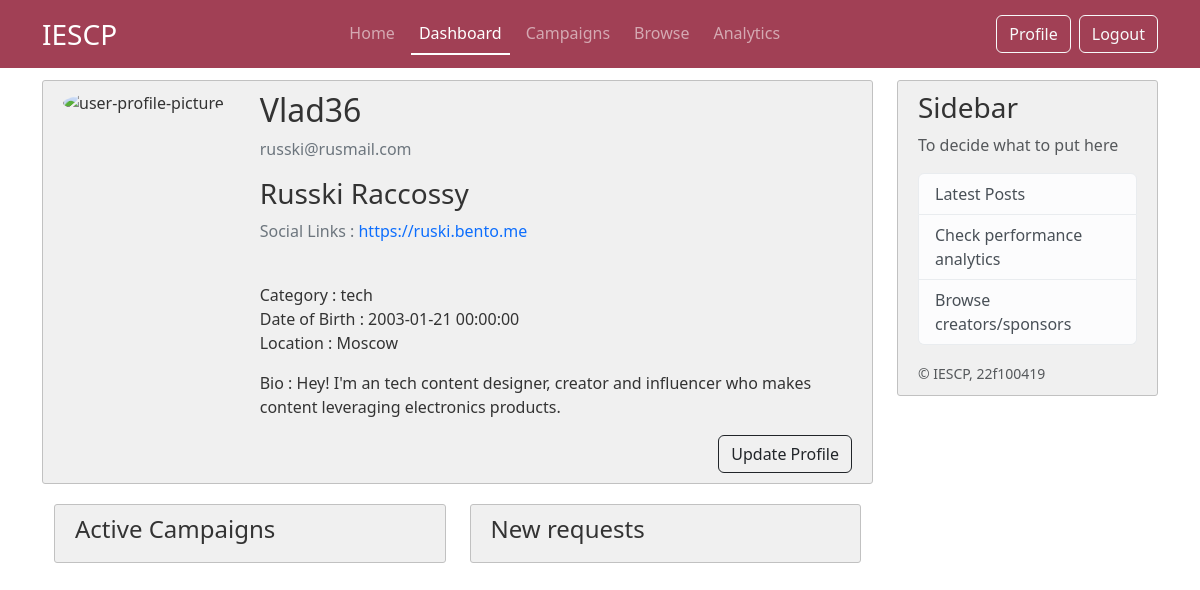
Page /dashboard (signed in) on the earlier database version.
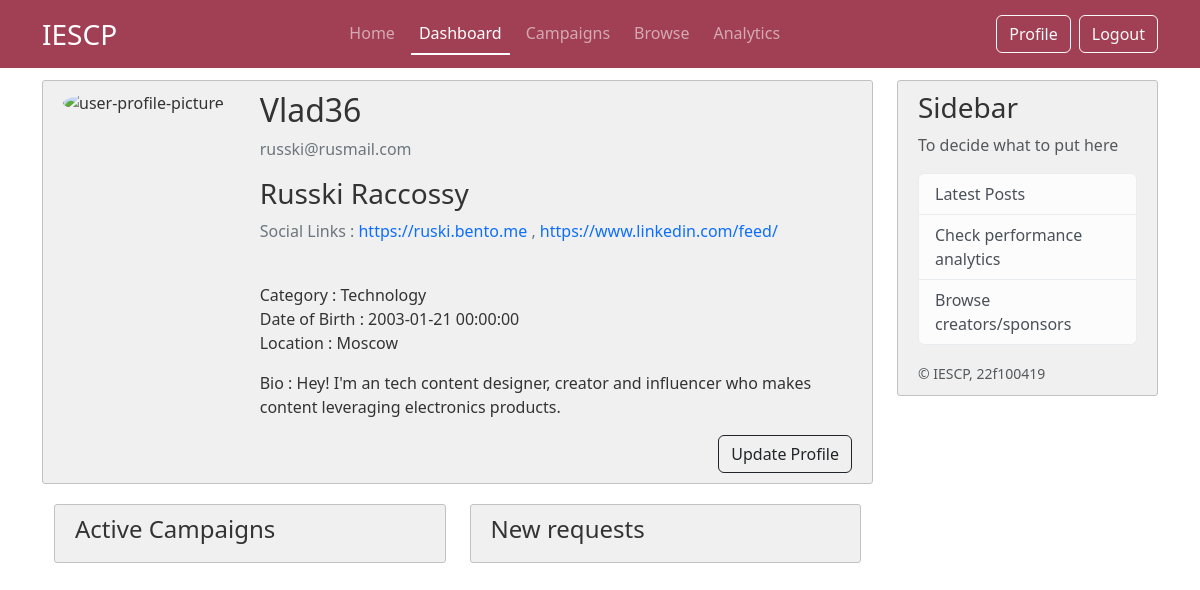
Same page on the later database version.
### iescp/models.py (models this page shows, shortened)
class CommonUser(db.Model,UserMixin):
     __tablename__ = 'commonuser'
     id = db.Column(db.Integer, primary_key=True)
     role = db.Column(db.String(25), nullable=False) # sponsor or creator
     username = db.Column(db.String(16), unique=True, nullable =False)
     password = db.Column(db.String(60), nullable =False)
     email = db.Column(db.String(50), unique=True, nullable =False)
     firstname = db.Column(db.String(50), nullable=False)
     lastname = db.Column(db.String(50), nullable=False)
     profile_pic = db.Column(db.String(16), nullable =False, default='default.jpg')
     status = db.Column(db.String(12), nullable= False, default='Public') #public or private profile for browse page
     flag = db.Column(db.String(5), nullable=False, default='No') # flag for admin
     phone_no = db.Column(db.String(16), nullable = False)

class Creator(db.Model, UserMixin):
     __tablename__ = 'creator'
     id = db.Column(db.Integer, primary_key=True)
     common_id = db.Column(db.Integer, db.ForeignKey('commonuser.id'), nullable = False)
     social_link_1 = db.Column(db.String(120), nullable=False)
     social_link_2 = db.Column(db.String(120))
     social_link_3 = db.Column(db.String(120))
     category = db.Column(db.String(50), nullable= False)
     location= db.Column(db.String(100), nullable= False)
     dob = db.Column(db.DateTime, nullable=False)
     bio = db.Column(db.Text, nullable= False)

### iescp/routes.py (the view)
@app.route("/dashboard")
@login_required
def dashboard():
     image_file = url_for('static',filename='images/profile_pics/'+current_user.profile_pic)
     if current_user.role == "Sponsor":
          sponsor_data = Sponsor.query.filter_by(common_id=current_user.id).first()
          return render_template("sponsor/01_sponsor_dashboard.html", title= "Dashboard", sponsor_data = sponsor_data, image_file=image_file)
     elif current_user.role == "Creator":
          creator_data = Creator.query.filter_by(common_id=current_user.id).first()
          return render_template("creator/01_creator_dashboard.html", title= "Dashboard", creator_data=creator_data, image_file=image_file)
     else:
          return redirect(url_for('home'))

### iescp/models.py (called while the page is built)
@login_manager.user_loader
def load_user(user_id):
     return CommonUser.query.get(int(user_id))

### iescp/templates/creator/01_creator_dashboard.html (shortened to what this page needs)
{% extends "layout.html" %}
{% block content %}
    <div class="content-section">
        <div class="d-flex">
            <div class="flex-shrink-0">
                <img src="{{ image_file }}" alt="user-profile-picture" class="rounded-circle account-img">
            </div>
            <div class="flex-grow-1 ms-3">
                <h2 class="account-name"> {{current_user.username}}</h2>
                <p class="text-secondary">{{ current_user.email  }}</p>
                <p class="h3">{{ current_user.firstname }} {{ current_user.lastname }}</p>
                <p class="text-secondary"> Social Links :
                    {% if creator_data %}
                        {% if creator_data.social_link_1 %}
                            <a href="{{ creator_data.social_link_1 }}" target="_blank"> {{ creator_data.social_link_1 }}</a>
                        {% endif %}
                        {% if creator_data.social_link_2 %}
                            , <a href="{{ creator_data.social_link_2 }}" target="_blank"> {{ creator_data.social_link_2 }}</a>
                        {% endif %}
                    {% endif %}
                </p>
                <p class="article-content">
                    <span> Category : {{ creator_data.category }} </span>
                    <span> Date of Birth : {{ creator_data.dob }} </span>
                    <span> Location : {{ creator_data.location}} </span>
                </p>
                <p class="article-content">Bio : {{ creator_data.bio }}</p>
            </div>
        </div>
        <div class="text-end">
            <a class="btn btn-outline-dark" href="{{url_for('creator_profile')}}">Update Profile</a>
        </div>
    </div>
    <div class="container">
    <div class="row ">
        <div class="col-md-6">
            <div class="content-section">
                <h2 class="fs-4"> Active Campaigns</h2>
            </div>
        </div>
        <div class="col-md-6">
            <div class="content-section">
                <h2 class="fs-4"> New requests </h2>
            </div>
        </div>
    </div>
    </div>
{% endblock content %}

### iescp/templates/layout.html (shortened to what this page needs)
<!DOCTYPE html>
<html>
    <head>
        <link href="https://cdn.jsdelivr.net/npm/bootstrap@5.3.3/dist/css/bootstrap.min.css" rel="stylesheet">
        <link rel="stylesheet" type="text/css" href="{{ url_for('static', filename='css/layout.css') }}">
    </head>
    <body>
        <header class="site-header">
            <nav class="navbar navbar-expand-md fixed-top" data-bs-theme="dark">
                <div class="container">
                    <a class="navbar-brand fs-3" href="#" >IESCP</a>
                    <div class="collapse navbar-collapse" id="navbarSupportedContent">
                        <ul class="navbar-nav nav-underline ms-auto mb-2 mb-lg-0 gap-2">
                            <li class="nav-item">
                                <a class="nav-link {{ 'active' if request.endpoint == 'home' }}" aria-current="page" href="{{ url_for('home') }}"> Home </a>
                            </li>
                            <li class="nav-item">
                                <a class="nav-link {{ 'active' if request.endpoint == 'dashboard' }}" href="{{ url_for('dashboard') }}"> Dashboard </a>
                            </li>
                            <li class="nav-item">
                                <a class="nav-link {{ 'active' if request.endpoint == 'campaign' }}" href="{{ url_for('campaign') }}"> Campaigns </a>
                            </li>
                            <li class="nav-item">
                                <a class="nav-link {{ 'active' if request.endpoint == 'browse' }}" href="{{ url_for('browse') }}"> Browse </a>
                            </li>
                            <li class="nav-item">
                                <a class="nav-link" href="#"> Analytics </a>
                            </li>
                        </ul>
                        <ul class="navbar-nav ms-auto mb-2 mb-lg-0 gap-2">
                            <li class="nav-item">
                                {% if current_user.role=='Creator' %}
                                    <a class="btn btn-outline-light" href="{{url_for('creator_profile')}}"> Profile </a>
                                {% endif %}
                            </li>
                            <li class="nav-item">
                                <a class="btn btn-outline-light" href="{{ url_for('logout') }}"> Logout </a>
                            </li>
                        </ul>
                    </div>
            </nav>
        </header>
        <main role="main" class="container">
            <div class="row">
                <div class="col-md-9">
                    {% block content %} {% endblock %}
                </div>
                <div class="col-md-3">
                    <div class="content-section sticky-top">
                        <h3> Sidebar </h3>
                        <p class='text-muted'> To decide what to put here
                        <ul class="list-group">
                            <li class="list-group-item list-group-item-light">Latest Posts</li>
                            <li class="list-group-item list-group-item-light"> Check performance analytics </li>
                            <li class="list-group-item list-group-item-light"> Browse creators/sponsors </li>
                        </ul>
                        </p>
                        <small class="text-muted">&copy; IESCP, 22f100419</small>
                    </div>
                </div>
            </div>
        </main>
    </body>
</html>

### iescp/static/css/layout.css (style rules this page uses)
.navbar { background-color: #a14055; }
.sticky-top { top: 80px; }
body { background: #fff; color: #333333; margin-top: 5rem; height: 100vh; }
body::before { content: ''; position: fixed; top: 0; left: 0; width: 100%; height: 100%; background-image: url('../images/layout-bg-2.png'); background-size: cover; background-repeat: no-repeat; background-position: center; background-attachment: fixed; opacity: 0.3; z-index: -1; }
.site-header .navbar-nav .nav-link.active { font-weight: 500; }
.content-section { background: #f0f0f0; padding: 10px 20px; border: 1px solid #c1c1c1; border-radius: 3px; margin-bottom: 20px; }
a { text-decoration: none; }
.article-content { white-space: pre-line; }
.account-img { height: 125px; width: 125px; margin-right: 20px; margin-bottom: 16px; }

Differences in the rows shown:
changed Creator "https://ruski.bento.me": social_link_2 (not shown) → "https://www.linkedin.com/feed/"; category "tech" → "Technology"
